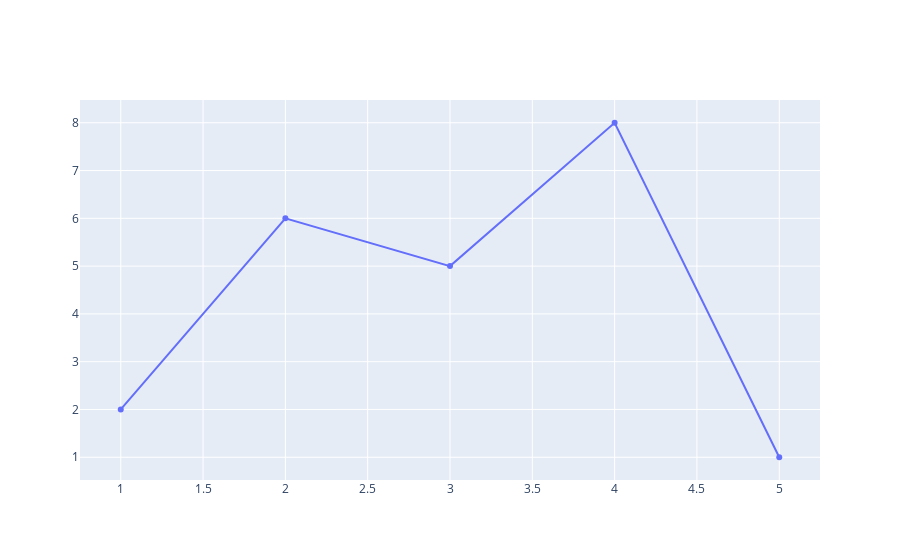

Notebook code cell kept with this figure:
### Code cell
iplot([{"x": [1, 2, 3, 4, 5], "y": [2, 6, 5, 8, 1]}])

### Figure 1 — Plotly figure (JSON) as saved in the notebook; plotly's stock layout.template omitted (floating-point values rounded to 4 significant figures)
{"data": [{"type": "scatter", "x": [1, 2, 3, 4, 5], "y": [2, 6, 5, 8, 1]}], "layout": {}}
